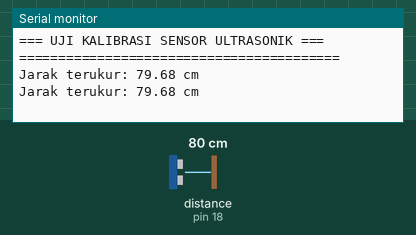
The sketch below on a simulated Arduino Uno, built with avr-gcc and run on an emulated ATmega328P. Shown: the last lines printed to the serial monitor. Wiring (inferred from the names in the program): ultrasonic range finder: trigger pin 5; echo pin 18. The test bench sets the inputs (shaded band); at power-on: distance to the obstacle (sensor on pin 18) 80 cm. The echo pulse lasts 58.3 µs per cm.

Above: at 5.8 s.
5.9 s: distance to the obstacle (sensor on pin 18) set to 2 cm
At 11.1 s:
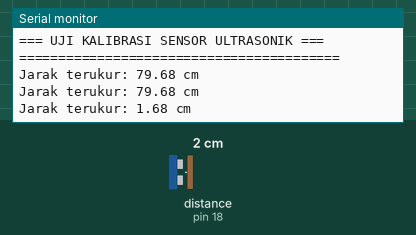
11.9 s: distance to the obstacle (sensor on pin 18) set to 4 cm
At 16.1 s:
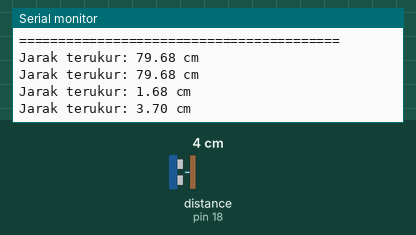
Timing chart, 0 to 17.6 s (numbered marks = the images above; inputs shaded):
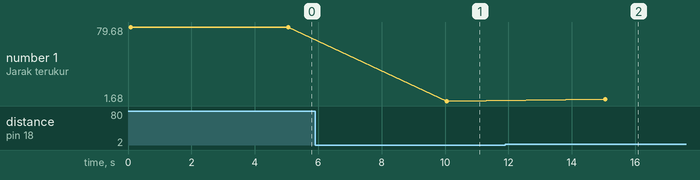

Measured:
- after the input at 5.9 s, the serial monitor: prints a new line after 4.2 s (image 1)
- after the input at 11.9 s, the serial monitor: prints a new line after 3.2 s (image 2)
- plotted number 1: 79.68 → 1.68 after the input at 5.9 s, 1.68 → 3.7 after the input at 11.9 s

The sketch:

kalibrasi_sensor.ino
```cpp
#define TRIG_PIN 5   // Pin Trig sensor
#define ECHO_PIN 18  // Pin Echo sensor

long duration;
float distance;

void setup() {
  Serial.begin(9600);
  pinMode(TRIG_PIN, OUTPUT);
  pinMode(ECHO_PIN, INPUT);
  Serial.println("=== UJI KALIBRASI SENSOR ULTRASONIK ===");
  Serial.println("=========================================");
}

void loop() {
  // Kirim pulsa trigger
  digitalWrite(TRIG_PIN, LOW);
  delayMicroseconds(2);
  digitalWrite(TRIG_PIN, HIGH);
  delayMicroseconds(10);
  digitalWrite(TRIG_PIN, LOW);

  // Baca waktu pantulan
  duration = pulseIn(ECHO_PIN, HIGH);

  // Konversi ke cm (kecepatan suara 343 m/s)
  distance = duration * 0.0343 / 2; // dalam cm

  // Tampilkan hasil
  Serial.print("Jarak terukur: ");
  Serial.print(distance, 2); // dua angka di belakang koma
  Serial.println(" cm");

  delay(5000); // jeda 1 detik
}
```
